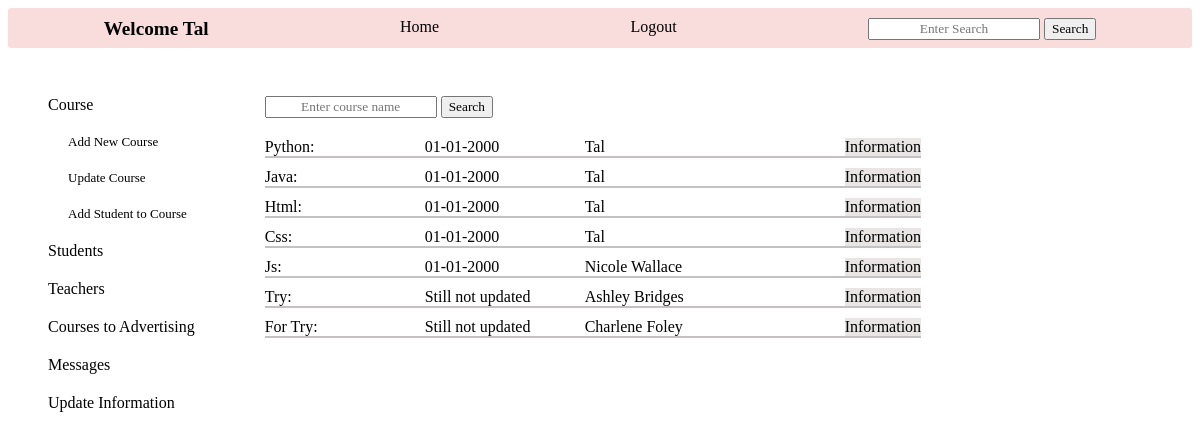
Before: /admin_courses (signed in) with the older database file.
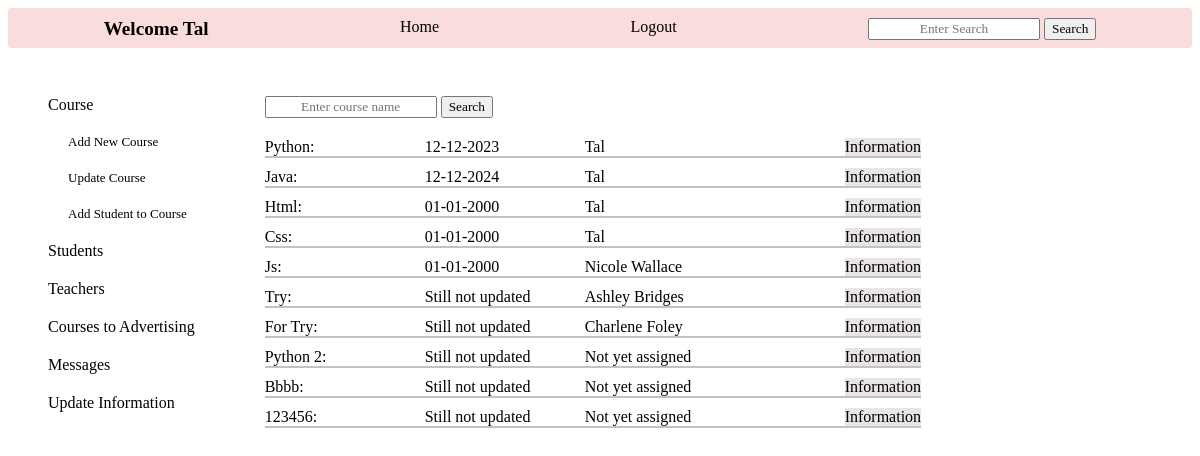
After: the same page with the newer database file.
### tables this page shows
CREATE TABLE courses (
        id INTEGER PRIMARY KEY,
        name TEXT NOT NULL,
        description TEXT DEFAULT "Still not updated",
        teacher_id TEXT NOT NULL DEFAULT "Still not updated",
        start TEXT DEFAULT "Still not updated",
        day TEXT DEFAULT "Still not updated",
        time TEXT DEFAULT "Still not updated", 
        FOREIGN KEY (teacher_id) REFERENCES teachers (id)
        );

CREATE TABLE teachers (
        id INTEGER PRIMARY KEY,
        name TEXT NOT NULL,
        email TEXT UNIQUE ,
        phone TEXT UNIQUE ,
        user_id INTEGER,
        FOREIGN KEY(user_id) REFERENCES new_users (id)
        );

### app.py (the view, shortened to what this page needs)
@app.route('/admin_courses',methods=['GET', 'POST'])
def admin_courses(): # courses information and actions for admin
    log=check_log()
    info=info_user()
    form=['create']
    return render_template('admin_courses.html', log=log, info=info, course_dict='', course_attend='', attend_update='', attend_date_update='', form=form, courses_teachers=create_courses_objects(crud.read_all('courses')), admin_id=session['id'])

### app.py (called while the page is built)
def check_log(): #check if user is loged in or not
    log_result={}
    if "name" in session:
        link='/logout'
        log='Logout'
        log_result['link']=link
        log_result['log']=log
        return log_result
    else:
        link='/login'
        log='Login'
        log_result['link']=link
        log_result['log']=log
        return log_result

def info_user(): # get user info
    if "role" in session:
        info={}
        if session['role']=='admin':
            info['id']=session['id']
            info['link']=f"/administrator/{session['id']}"
            info['word']='Administrator'
            info['hello']=f"Hello {crud.admin_name(session['id'])}- what do you want to do?"
        if session['role']=='teacher':
            info['id']=session['id']
            info['link']=f"/teacher_profile/{session['id']}"
            info['word']=f"Welcome {crud.teacher_name(session['id'])}"
            info['class']='user_hello'
        if session['role']=='student':
            info['id']=session['id']
            info['link']=f"/student_profile/{session['id']}"
            info['word']=f"Welcome {crud.student_name(session['id'])}"
            info['class']='user_hello'
        return info

### crud.py (called while the page is built)
def read_all(table):
    return query(f"SELECT * FROM {table}")

def read_if(column, table, value, condition):
    return query(f"SELECT {column} FROM {table} WHERE {value}='{condition}'")

def teacher_name(teacher_id):
    name=read_if('name', 'teachers', 'id', teacher_id)
    name=name[0][0]
    return name

### functions.py (called while the page is built)
def create_courses_objects(courses: list):
    courses_objects=[classes.Course(course[0], course[1], course[2], course[3], course[4], course[5], course[6] ) for course in courses]
    for c in courses_objects:
        if c.description=='':
            c.description='Still not updated'
        if c.teacher_id=='':
            c.teacher_id=['','Not yet assigned']
        else:
            c.teacher_id=[c.teacher_id, crud.teacher_name(c.teacher_id)]
        if c.start=='':
            c.start='Still not updated'
        else:
            c.start=f'{c.start[8:]}-{c.start[5:7]}-{c.start[0:4]}'
        if c.day=='':
            c.day='Still not updated'
        if c.time=='':
            c.time='Still not updated'
    return courses_objects

### setup_db.py (called while the page is built)
def query(sql):
    with sqlite3.connect('students.db') as conn:
        cur=conn.cursor()
        cur.execute(sql)
        return cur.fetchall()

### templates/admin_courses.html (shortened to what this page needs)
{% include "admin_nav_courses.html" %}
    <div class="admin_courses_main">
        <div class="main_course_search">
            <div class="course_search">
                {% for f in form %}
                <form action="" method="POST">
                    <input type="text" name="search" placeholder="Enter course name" autofocus>
                    <input type="submit" value="Search">
                </form>
                {% endfor %}
            </div>
            <div class="courses_list">
                {% for course in courses_teachers %}
                <div class="course_info">
                    <div class="course_name"> {{course.name}}:</div>
                    <div class="course_start">{{course.start}}</div>
                    <div class="course_teacher">{{course.teacher_id[1]}}</div>
                    <a href="/course_info/{{course.tid}}">Information</a>
                </div>
                {% endfor %}
            </div>
        </div>
    </div>
    <div class="info_more_links">
    </div>
</div>

### templates/admin_nav_courses.html (shortened to what this page needs)
{% extends "base.html" %}
{% block content %}
<div class="admin_pages">
    <div class="links">
        <div class="link"><a href="/admin_courses">Course</a></div>
            <div class="more_links">
                <div class="link"><a href="/add_course">Add New Course</a></div>
                <div class="link"><a href="/update_courses">Update Course</a></div>
                <div class="link"><a href="/course_registration">Add Student to Course</a></div>
            </div>
        <div class="link"><a href="/admin_students">Students</a></div>
        <div class="link"><a href="/admin_teachers">Teachers</a></div>
        <div class="link"><a href="/advertising_courses">Courses to Advertising </a></div>
        <div class="link"><a href="/show_messages">Messages</a></div>
        <div class="link"><a href="/user_info_update/{{admin_id}}">Update Information</a></div>
    </div>
{% endblock %}

### templates/base.html
{% include "header.html" %}
{% block content %}
{% endblock %}

### templates/header.html (shortened to what this page needs)
<!DOCTYPE html>
<html lang="en">
<head>
    <link rel="stylesheet" href="../static/style.css">
</head>
<body>
 <div class="navbar">
    <a href="{{info.link}}" class="{{info.class}}">{{info.word}}</a>
    <a href="/home">Home</a>
    <a href="{{log.link}}">{{log.log}}</a>
    <form action="/search" method="">
        <input type="text" name="search" placeholder="Enter Search">
        <input type="submit" value="Search">
    </form>
 </div>

### static/style.css (style rules this page uses)
input { font-family: 'Times New Roman', Times, serif; text-align: center; }
.links { display: flex; flex-direction: column; gap: 20px; margin-left: 20px; grid-column: 1; grid-row: 2; }
.link>* { text-decoration: none; color: black; }
.more_links { display: flex; flex-direction: column; gap: 20px; margin-left: 20px; font-size:small; width: 120px; }
.navbar { width: 100%; height: 40px; text-decoration: none; display: flex; justify-content: space-around; background-color: rgb(249, 220, 220); border-radius: 3px 3px 3px 3px; }
.navbar>* { text-decoration: none; color: black; height: max-content; margin-top: 10px; }
.user_hello { font-weight: bolder; font-size: larger; }
.admin_pages { display: grid; grid-template-columns: max-content max-content; grid-template-rows: max-content max-content; column-gap: 70px; row-gap: 10px; margin-left: 20px; }
.info_more_links { display: flex; gap: 5px; grid-row: 1; grid-column: 2; height: 18px; margin-left: 320px; }
.admin_courses_main { grid-column: 2; grid-row: 2; display: flex; }
.main_course_search { display: flex; flex-direction: column; gap:20px; }
.courses_list { display: flex; flex-direction: column; gap:10px; }
.course_info { display: flex; gap: 10px; justify-content: left; border-bottom: solid; border-width: 2px; border-color: rgb(195, 193, 193); }
.course_info>a { text-decoration: none; color: black; background-color: rgb(233, 229, 229); }
.course_name { width: 150px; }
.course_start { width:150px ; }
.course_teacher { width: 250px; }

Changed rows visible on the page:
changed courses "Python": start "01-01-2000" → "12-12-2023"
changed courses "Java": start "01-01-2000" → "12-12-2024"
added courses: name "Python 2", start "Still not updated", teacher_id "Not yet assigned"
added courses: name "Bbbb", start "Still not updated", teacher_id "Not yet assigned"
added courses: name "123456", start "Still not updated", teacher_id "Not yet assigned"
